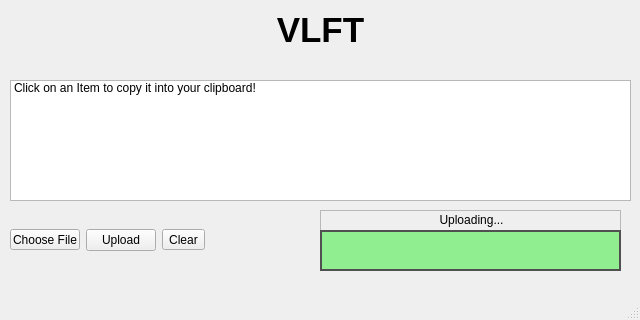
<?xml version="1.0" encoding="UTF-8"?>
<ui version="4.0">
 <class>MainWindow</class>
 <widget class="QMainWindow" name="MainWindow">
  <property name="geometry">
   <rect>
    <x>0</x>
    <y>0</y>
    <width>640</width>
    <height>320</height>
   </rect>
  </property>
  <property name="windowTitle">
   <string>MainWindow</string>
  </property>
  <widget class="QWidget" name="centralwidget">
   <property name="styleSheet">
    <string notr="true"/>
   </property>
   <widget class="QWidget" name="verticalLayoutWidget">
    <property name="geometry">
     <rect>
      <x>10</x>
      <y>0</y>
      <width>621</width>
      <height>61</height>
     </rect>
    </property>
    <layout class="QVBoxLayout" name="verticalLayout">
     <item>
      <widget class="QLabel" name="header">
       <property name="text">
        <string>&lt;html&gt;&lt;head/&gt;&lt;body&gt;&lt;p align=&quot;center&quot;&gt;&lt;span style=&quot; font-size:26pt; font-weight:600;&quot;&gt;VLFT&lt;/span&gt;&lt;/p&gt;&lt;/body&gt;&lt;/html&gt;</string>
       </property>
      </widget>
     </item>
    </layout>
   </widget>
   <widget class="QWidget" name="horizontalLayoutWidget">
    <property name="geometry">
     <rect>
      <x>10</x>
      <y>80</y>
      <width>621</width>
      <height>121</height>
     </rect>
    </property>
    <layout class="QHBoxLayout" name="horizontalLayout">
     <item>
      <widget class="QListWidget" name="listWidget">
       <property name="selectionMode">
        <enum>QAbstractItemView::ExtendedSelection</enum>
       </property>
       <item>
        <property name="text">
         <string>Click on an Item to copy it into your clipboard!</string>
        </property>
       </item>
      </widget>
     </item>
    </layout>
   </widget>
   <widget class="QWidget" name="gridLayoutWidget">
    <property name="geometry">
     <rect>
      <x>10</x>
      <y>210</y>
      <width>195</width>
      <height>61</height>
     </rect>
    </property>
    <layout class="QGridLayout" name="gridLayout">
     <item row="0" column="0">
      <widget class="QToolButton" name="fileButton">
       <property name="text">
        <string>Choose File</string>
       </property>
      </widget>
     </item>
     <item row="0" column="1">
      <widget class="QPushButton" name="uploadButton">
       <property name="text">
        <string>Upload</string>
       </property>
      </widget>
     </item>
     <item row="0" column="2">
      <widget class="QToolButton" name="clearButton">
       <property name="text">
        <string>Clear</string>
       </property>
      </widget>
     </item>
    </layout>
   </widget>
   <widget class="QFrame" name="frame">
    <property name="geometry">
     <rect>
      <x>320</x>
      <y>210</y>
      <width>301</width>
      <height>61</height>
     </rect>
    </property>
    <property name="frameShape">
     <enum>QFrame::StyledPanel</enum>
    </property>
    <property name="frameShadow">
     <enum>QFrame::Raised</enum>
    </property>
    <widget class="QLabel" name="uploadLabel">
     <property name="geometry">
      <rect>
       <x>6</x>
       <y>0</y>
       <width>291</width>
       <height>20</height>
      </rect>
     </property>
     <property name="text">
      <string>Uploading...</string>
     </property>
     <property name="alignment">
      <set>Qt::AlignCenter</set>
     </property>
    </widget>
    <widget class="QFrame" name="frame_2">
     <property name="geometry">
      <rect>
       <x>0</x>
       <y>20</y>
       <width>301</width>
       <height>41</height>
      </rect>
     </property>
     <property name="styleSheet">
      <string notr="true">border-style: solid;
border-width: 2px;
border-color: #505050;</string>
     </property>
     <property name="frameShape">
      <enum>QFrame::StyledPanel</enum>
     </property>
     <property name="frameShadow">
      <enum>QFrame::Raised</enum>
     </property>
     <widget class="QLabel" name="progressBarLabel">
      <property name="geometry">
       <rect>
        <x>0</x>
        <y>0</y>
        <width>301</width>
        <height>41</height>
       </rect>
      </property>
      <property name="styleSheet">
       <string notr="true">background-color: lightgreen;</string>
      </property>
      <property name="text">
       <string/>
      </property>
     </widget>
    </widget>
   </widget>
  </widget>
  <widget class="QMenuBar" name="menubar">
   <property name="geometry">
    <rect>
     <x>0</x>
     <y>0</y>
     <width>640</width>
     <height>21</height>
    </rect>
   </property>
  </widget>
  <widget class="QStatusBar" name="statusbar"/>
 </widget>
 <resources/>
 <connections/>
</ui>
